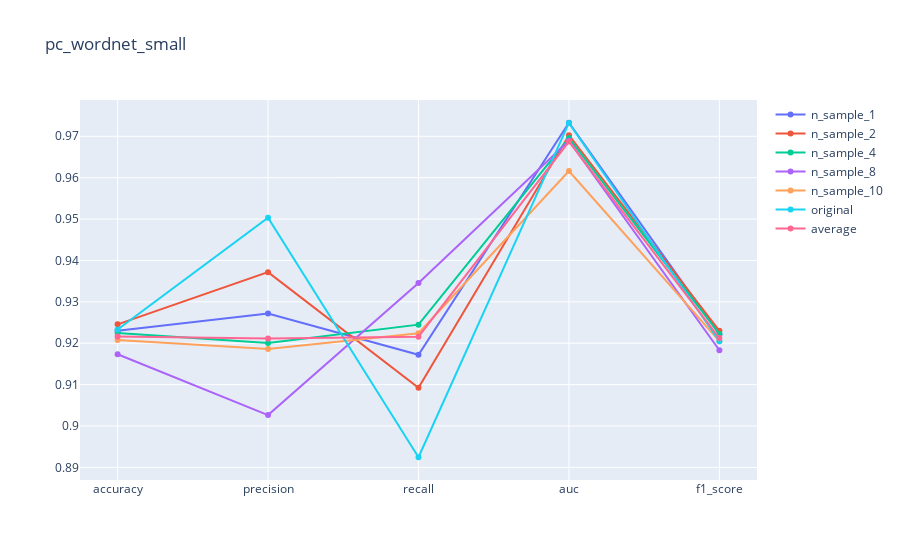

Source (notebook cell):
### Code cell
vis(pc_wordnet_small, 'pc_wordnet_small')

### Figure 1 — Plotly figure (JSON) as saved in the notebook; plotly's stock layout.template omitted (floating-point values rounded to 4 significant figures)
{"data": [{"name": "n_sample_1", "type": "scatter", "x": ["accuracy", "precision", "recall", "auc", "f1_score"], "y": [0.923, 0.9272, 0.9172, 0.9733, 0.9222]}, {"name": "n_sample_2", "type": "scatter", "x": ["accuracy", "precision", "recall", "auc", "f1_score"], "y": [0.9246, 0.9372, 0.9092, 0.9703, 0.923]}, {"name": "n_sample_4", "type": "scatter", "x": ["accuracy", "precision", "recall", "auc", "f1_score"], "y": [0.9225, 0.92, 0.9245, 0.9696, 0.9223]}, {"name": "n_sample_8", "type": "scatter", "x": ["accuracy", "precision", "recall", "auc", "f1_score"], "y": [0.9173, 0.9026, 0.9345, 0.9689, 0.9183]}, {"name": "n_sample_10", "type": "scatter", "x": ["accuracy", "precision", "recall", "auc", "f1_score"], "y": [0.9208, 0.9186, 0.9224, 0.9616, 0.9205]}, {"name": "original", "type": "scatter", "x": ["accuracy", "precision", "recall", "auc", "f1_score"], "y": [0.9233, 0.9503, 0.8924, 0.9732, 0.9205]}, {"name": "average", "type": "scatter", "x": ["accuracy", "precision", "recall", "auc", "f1_score"], "y": [0.9216, 0.9211, 0.9216, 0.9687, 0.9212]}], "layout": {"title": {"text": "pc_wordnet_small"}}}
